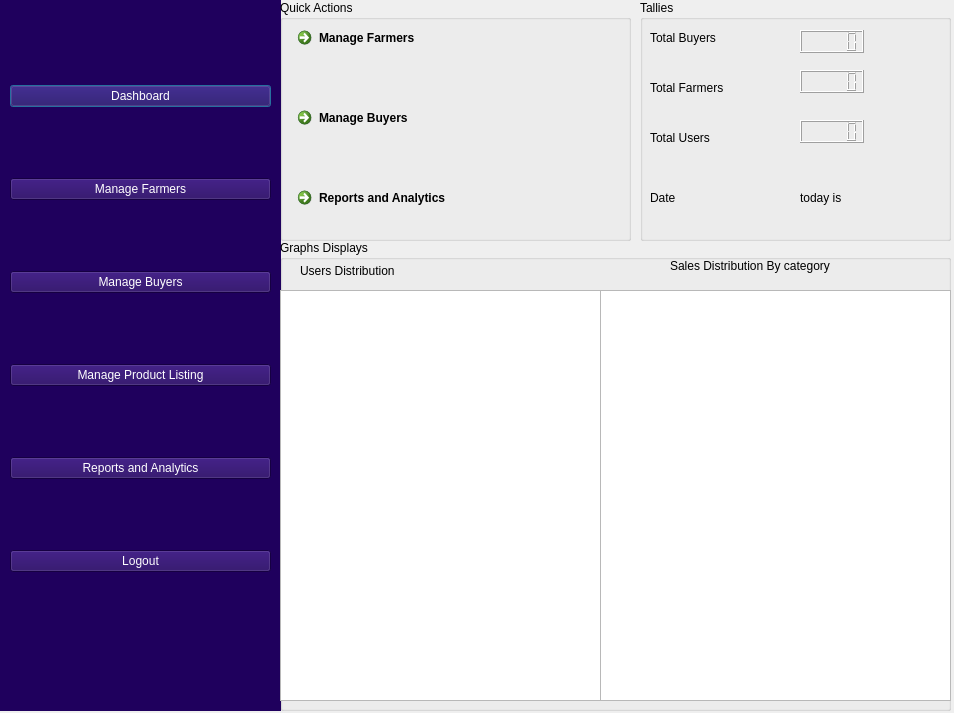
<?xml version="1.0" encoding="UTF-8"?>
<ui version="4.0">
 <class>admnidashboardDialog</class>
 <widget class="QDialog" name="admnidashboardDialog">
  <property name="geometry">
   <rect>
    <x>0</x>
    <y>0</y>
    <width>954</width>
    <height>713</height>
   </rect>
  </property>
  <property name="windowTitle">
   <string>Admin-Agrimesh Company</string>
  </property>
  <widget class="QWidget" name="widget" native="true">
   <property name="geometry">
    <rect>
     <x>0</x>
     <y>0</y>
     <width>281</width>
     <height>711</height>
    </rect>
   </property>
   <property name="styleSheet">
    <string notr="true">background-color: rgb(31, 0, 93);</string>
   </property>
   <widget class="QWidget" name="layoutWidget">
    <property name="geometry">
     <rect>
      <x>10</x>
      <y>20</y>
      <width>261</width>
      <height>621</height>
     </rect>
    </property>
    <layout class="QVBoxLayout" name="verticalLayout">
     <item>
      <widget class="QPushButton" name="dashboardwidgetpushButton">
       <property name="styleSheet">
        <string notr="true">font: 10pt &quot;MS Shell Dlg 2&quot;;
color: rgb(255, 255, 255);</string>
       </property>
       <property name="text">
        <string>Dashboard</string>
       </property>
      </widget>
     </item>
     <item>
      <widget class="QPushButton" name="managefarmerspushbutton">
       <property name="styleSheet">
        <string notr="true">font: 10pt &quot;MS Shell Dlg 2&quot;;
color: rgb(255, 255, 255);</string>
       </property>
       <property name="text">
        <string>Manage Farmers</string>
       </property>
      </widget>
     </item>
     <item>
      <widget class="QPushButton" name="managebuyerspushbutton">
       <property name="styleSheet">
        <string notr="true">font: 10pt &quot;MS Shell Dlg 2&quot;;
color: rgb(255, 255, 255);</string>
       </property>
       <property name="text">
        <string>Manage Buyers</string>
       </property>
      </widget>
     </item>
     <item>
      <widget class="QPushButton" name="manageproductslisting">
       <property name="styleSheet">
        <string notr="true">font: 10pt &quot;MS Shell Dlg 2&quot;;
color: rgb(255, 255, 255);</string>
       </property>
       <property name="text">
        <string>Manage Product Listing</string>
       </property>
      </widget>
     </item>
     <item>
      <widget class="QPushButton" name="reportsandanalyticspushbutton">
       <property name="styleSheet">
        <string notr="true">font: 10pt &quot;MS Shell Dlg 2&quot;;
color: rgb(255, 255, 255);</string>
       </property>
       <property name="text">
        <string>Reports and Analytics</string>
       </property>
      </widget>
     </item>
     <item>
      <widget class="QPushButton" name="logoutpushbutton">
       <property name="styleSheet">
        <string notr="true">font: 10pt &quot;MS Shell Dlg 2&quot;;
color: rgb(255, 255, 255);</string>
       </property>
       <property name="text">
        <string>Logout</string>
       </property>
      </widget>
     </item>
    </layout>
   </widget>
  </widget>
  <widget class="QWidget" name="widget_2" native="true">
   <property name="geometry">
    <rect>
     <x>280</x>
     <y>0</y>
     <width>671</width>
     <height>711</height>
    </rect>
   </property>
   <widget class="QStackedWidget" name="stackedWidget">
    <property name="geometry">
     <rect>
      <x>0</x>
      <y>0</y>
      <width>671</width>
      <height>711</height>
     </rect>
    </property>
    <widget class="QWidget" name="dashboardpage">
     <widget class="QGroupBox" name="groupBox">
      <property name="geometry">
       <rect>
        <x>0</x>
        <y>0</y>
        <width>351</width>
        <height>241</height>
       </rect>
      </property>
      <property name="title">
       <string>Quick Actions</string>
      </property>
      <widget class="QCommandLinkButton" name="managefarmers_commandLinkButton">
       <property name="geometry">
        <rect>
         <x>10</x>
         <y>20</y>
         <width>222</width>
         <height>48</height>
        </rect>
       </property>
       <property name="text">
        <string>Manage Farmers</string>
       </property>
      </widget>
      <widget class="QCommandLinkButton" name="managebuyers_commandLinkButton">
       <property name="geometry">
        <rect>
         <x>10</x>
         <y>100</y>
         <width>222</width>
         <height>48</height>
        </rect>
       </property>
       <property name="text">
        <string>Manage Buyers</string>
       </property>
      </widget>
      <widget class="QCommandLinkButton" name="reportsandAnalytics_commandlinkbutton">
       <property name="geometry">
        <rect>
         <x>10</x>
         <y>180</y>
         <width>251</width>
         <height>48</height>
        </rect>
       </property>
       <property name="text">
        <string>Reports and Analytics</string>
       </property>
      </widget>
     </widget>
     <widget class="QGroupBox" name="groupBox_2">
      <property name="geometry">
       <rect>
        <x>360</x>
        <y>0</y>
        <width>311</width>
        <height>241</height>
       </rect>
      </property>
      <property name="title">
       <string>Tallies</string>
      </property>
      <widget class="QLabel" name="label">
       <property name="geometry">
        <rect>
         <x>10</x>
         <y>30</y>
         <width>101</width>
         <height>16</height>
        </rect>
       </property>
       <property name="styleSheet">
        <string notr="true">font: 10pt &quot;MS Shell Dlg 2&quot;;</string>
       </property>
       <property name="text">
        <string>Total Buyers</string>
       </property>
      </widget>
      <widget class="QLabel" name="label_2">
       <property name="geometry">
        <rect>
         <x>10</x>
         <y>80</y>
         <width>111</width>
         <height>16</height>
        </rect>
       </property>
       <property name="styleSheet">
        <string notr="true">font: 10pt &quot;MS Shell Dlg 2&quot;;</string>
       </property>
       <property name="text">
        <string>Total Farmers</string>
       </property>
      </widget>
      <widget class="QLabel" name="label_3">
       <property name="geometry">
        <rect>
         <x>10</x>
         <y>130</y>
         <width>101</width>
         <height>16</height>
        </rect>
       </property>
       <property name="styleSheet">
        <string notr="true">font: 10pt &quot;MS Shell Dlg 2&quot;;</string>
       </property>
       <property name="text">
        <string>Total Users</string>
       </property>
      </widget>
      <widget class="QLabel" name="label_4">
       <property name="geometry">
        <rect>
         <x>10</x>
         <y>190</y>
         <width>101</width>
         <height>16</height>
        </rect>
       </property>
       <property name="styleSheet">
        <string notr="true">font: 10pt &quot;MS Shell Dlg 2&quot;;</string>
       </property>
       <property name="text">
        <string>Date</string>
       </property>
      </widget>
      <widget class="QLCDNumber" name="totalbuyers_lcdNumber">
       <property name="geometry">
        <rect>
         <x>160</x>
         <y>30</y>
         <width>64</width>
         <height>23</height>
        </rect>
       </property>
      </widget>
      <widget class="QLCDNumber" name="totalfarmers_lcdNumber">
       <property name="geometry">
        <rect>
         <x>160</x>
         <y>70</y>
         <width>64</width>
         <height>23</height>
        </rect>
       </property>
      </widget>
      <widget class="QLCDNumber" name="totaluser_lcdNumber">
       <property name="geometry">
        <rect>
         <x>160</x>
         <y>120</y>
         <width>64</width>
         <height>23</height>
        </rect>
       </property>
      </widget>
      <widget class="QLabel" name="todaydatecount_label">
       <property name="geometry">
        <rect>
         <x>160</x>
         <y>190</y>
         <width>101</width>
         <height>16</height>
        </rect>
       </property>
       <property name="styleSheet">
        <string notr="true">font: 10pt &quot;MS Shell Dlg 2&quot;;</string>
       </property>
       <property name="text">
        <string>today is</string>
       </property>
      </widget>
     </widget>
     <widget class="QGroupBox" name="groupBox_3">
      <property name="geometry">
       <rect>
        <x>0</x>
        <y>240</y>
        <width>671</width>
        <height>471</height>
       </rect>
      </property>
      <property name="title">
       <string>Graphs Displays</string>
      </property>
      <widget class="QLabel" name="label_5">
       <property name="geometry">
        <rect>
         <x>20</x>
         <y>15</y>
         <width>141</width>
         <height>31</height>
        </rect>
       </property>
       <property name="styleSheet">
        <string notr="true">font: 10pt &quot;MS Shell Dlg 2&quot;;</string>
       </property>
       <property name="text">
        <string>Users Distribution</string>
       </property>
      </widget>
      <widget class="QGraphicsView" name="userdistribution_graphicsView">
       <property name="geometry">
        <rect>
         <x>0</x>
         <y>50</y>
         <width>321</width>
         <height>411</height>
        </rect>
       </property>
      </widget>
      <widget class="QLabel" name="label_6">
       <property name="geometry">
        <rect>
         <x>390</x>
         <y>15</y>
         <width>231</width>
         <height>21</height>
        </rect>
       </property>
       <property name="styleSheet">
        <string notr="true">font: 10pt &quot;MS Shell Dlg 2&quot;;</string>
       </property>
       <property name="text">
        <string>Sales Distribution By category</string>
       </property>
      </widget>
      <widget class="QGraphicsView" name="salesbycategory_graphicsView">
       <property name="geometry">
        <rect>
         <x>320</x>
         <y>50</y>
         <width>351</width>
         <height>411</height>
        </rect>
       </property>
      </widget>
     </widget>
    </widget>
    <widget class="QWidget" name="managefarmespage">
     <widget class="QTableWidget" name="managefarmers_tableWidget">
      <property name="geometry">
       <rect>
        <x>0</x>
        <y>0</y>
        <width>671</width>
        <height>461</height>
       </rect>
      </property>
      <column>
       <property name="text">
        <string>Name</string>
       </property>
      </column>
      <column>
       <property name="text">
        <string>Location</string>
       </property>
      </column>
      <column>
       <property name="text">
        <string>PhoneNo</string>
       </property>
      </column>
      <column>
       <property name="text">
        <string>Action</string>
       </property>
      </column>
     </widget>
    </widget>
    <widget class="QWidget" name="managebuyerspage">
     <widget class="QTableWidget" name="manageBuyers_tableWidget">
      <property name="geometry">
       <rect>
        <x>0</x>
        <y>0</y>
        <width>671</width>
        <height>441</height>
       </rect>
      </property>
      <column>
       <property name="text">
        <string>Name</string>
       </property>
      </column>
      <column>
       <property name="text">
        <string>Location</string>
       </property>
      </column>
      <column>
       <property name="text">
        <string>PhoneNo</string>
       </property>
      </column>
      <column>
       <property name="text">
        <string>Action</string>
       </property>
      </column>
     </widget>
    </widget>
    <widget class="QWidget" name="manageproductlistingspage">
     <widget class="QTableWidget" name="manageproductlistings_tableWidget">
      <property name="geometry">
       <rect>
        <x>0</x>
        <y>0</y>
        <width>671</width>
        <height>501</height>
       </rect>
      </property>
      <column>
       <property name="text">
        <string>Product Name</string>
       </property>
      </column>
      <column>
       <property name="text">
        <string>Category</string>
       </property>
      </column>
      <column>
       <property name="text">
        <string>Quantity</string>
       </property>
      </column>
      <column>
       <property name="text">
        <string>Price</string>
       </property>
      </column>
      <column>
       <property name="text">
        <string>View Image</string>
       </property>
      </column>
      <column>
       <property name="text">
        <string>Action</string>
       </property>
      </column>
     </widget>
    </widget>
    <widget class="QWidget" name="reportsandAnalyticspage">
     <widget class="QGroupBox" name="groupBox_4">
      <property name="geometry">
       <rect>
        <x>0</x>
        <y>10</y>
        <width>661</width>
        <height>241</height>
       </rect>
      </property>
      <property name="title">
       <string>Users Reports</string>
      </property>
      <widget class="QCommandLinkButton" name="downloadusersreport_commandLinkButton">
       <property name="geometry">
        <rect>
         <x>20</x>
         <y>20</y>
         <width>271</width>
         <height>48</height>
        </rect>
       </property>
       <property name="text">
        <string>Download Users Reports</string>
       </property>
      </widget>
      <widget class="QCommandLinkButton" name="downloadsalesreport_commandLinkButton">
       <property name="geometry">
        <rect>
         <x>20</x>
         <y>90</y>
         <width>261</width>
         <height>48</height>
        </rect>
       </property>
       <property name="text">
        <string>Download Sales Reports</string>
       </property>
      </widget>
      <widget class="QCommandLinkButton" name="allreportscommandLinkButton">
       <property name="geometry">
        <rect>
         <x>370</x>
         <y>20</y>
         <width>222</width>
         <height>48</height>
        </rect>
       </property>
       <property name="text">
        <string>All reports</string>
       </property>
      </widget>
     </widget>
     <widget class="QGroupBox" name="groupBox_5">
      <property name="geometry">
       <rect>
        <x>0</x>
        <y>260</y>
        <width>671</width>
        <height>441</height>
       </rect>
      </property>
      <property name="title">
       <string>Analysis AI notifications</string>
      </property>
      <widget class="QTextEdit" name="analysisAI_textEdit">
       <property name="geometry">
        <rect>
         <x>10</x>
         <y>20</y>
         <width>661</width>
         <height>421</height>
        </rect>
       </property>
      </widget>
     </widget>
    </widget>
   </widget>
  </widget>
 </widget>
 <resources/>
 <connections/>
</ui>
